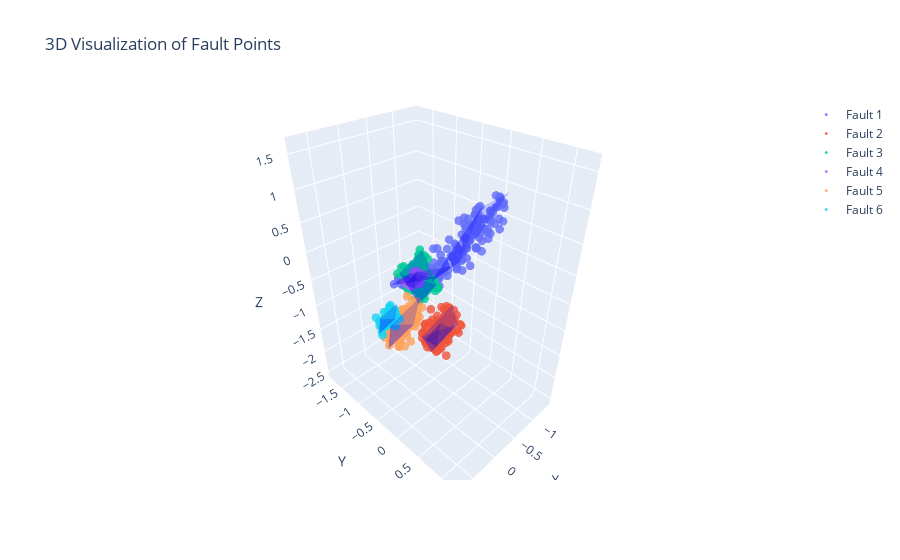

This figure's notebook cell:
### Code cell
n_simple_faults = 0
n_bent_faults = 2
n_cross_faults = 0
n_Y_faults = 1
n_parallel_faults = 1
n_structures = 0

# Generate fault metadata 
fault_metadata_list = generate_faults_metadata(n_simple_faults, n_bent_faults, n_cross_faults, n_Y_faults, n_parallel_faults, n_structures, eps_center=0.5, domain_scale=1, VERBOSE=True)

# Generate point cloud for the fault 
fault_points_list, labels = generate_point_list_from_metadata_list(fault_metadata_list, n_simple_faults, n_bent_faults, n_cross_faults, n_Y_faults, n_parallel_faults)

plot_label_distribution(labels)
multi_static_plot_better(fault_points_list, fault_metadata_list, show_plane=True, show_axes=True)
multi_interactive_plot_better(fault_points_list, fault_metadata_list, show_plane=True, show_axes=False)
